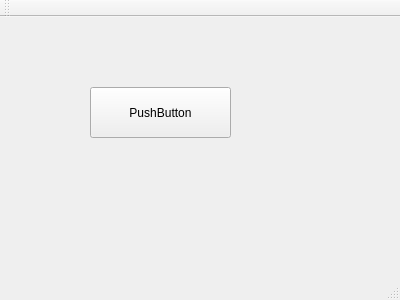
<?xml version="1.0" encoding="UTF-8"?>
<ui version="4.0">
 <class>MainWindow</class>
 <widget class="QMainWindow" name="MainWindow">
  <property name="geometry">
   <rect>
    <x>0</x>
    <y>0</y>
    <width>400</width>
    <height>300</height>
   </rect>
  </property>
  <property name="windowTitle">
   <string>MainWindow</string>
  </property>
  <widget class="QWidget" name="centralWidget">
   <widget class="QPushButton" name="pushButton">
    <property name="geometry">
     <rect>
      <x>90</x>
      <y>70</y>
      <width>141</width>
      <height>51</height>
     </rect>
    </property>
    <property name="text">
     <string>PushButton</string>
    </property>
   </widget>
  </widget>
  <widget class="QMenuBar" name="menuBar">
   <property name="geometry">
    <rect>
     <x>0</x>
     <y>0</y>
     <width>400</width>
     <height>21</height>
    </rect>
   </property>
  </widget>
  <widget class="QToolBar" name="mainToolBar">
   <attribute name="toolBarArea">
    <enum>TopToolBarArea</enum>
   </attribute>
   <attribute name="toolBarBreak">
    <bool>false</bool>
   </attribute>
  </widget>
  <widget class="QStatusBar" name="statusBar"/>
 </widget>
 <layoutdefault spacing="6" margin="11"/>
 <resources/>
 <connections/>
</ui>
